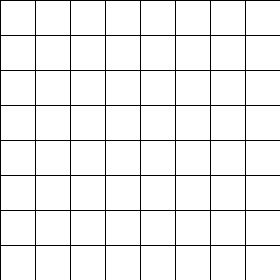
Frame 1 (no input)
Frame 60 (the mouse pressed at the canvas centre just before this capture): identical to frame 1, image omitted
Frame 120 (the mouse held since frame 60 and released just before this capture): identical to frame 1, image omitted

The Processing sketch that drew this single still picture (run headless with seeded random() and noise(); from frame 60 on, the mouse is pressed at the canvas centre):

// Processing sketch: processing_51985
// ── processing_51985.pde

//Vanessa Faienza
//Wed. Class
//PS1 Question 4 - 8x8 Grid 

int NumberBars = 35;
int columns, rows;

void setup() {
size(280,280); 
columns = width/NumberBars; 
rows = height/NumberBars; 
}

void draw() {


for (int a = 0; a < columns; a++) { 

for (int b = 0; b < rows; b++) { 


int x = a*NumberBars;
int y = b*NumberBars; 

stroke(0);

rect(x,y,NumberBars,NumberBars); 



}
}
}    
                
